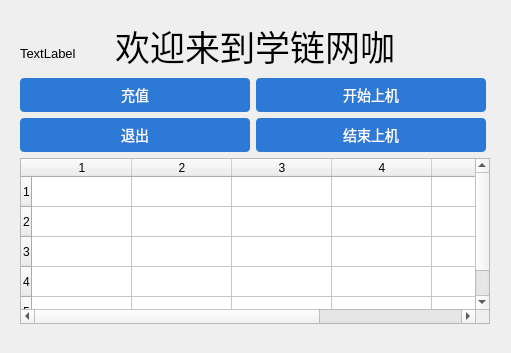
<?xml version="1.0" encoding="UTF-8"?>
<ui version="4.0">
 <class>UserWindow</class>
 <widget class="QWidget" name="UserWindow">
  <property name="geometry">
   <rect>
    <x>0</x>
    <y>0</y>
    <width>511</width>
    <height>353</height>
   </rect>
  </property>
  <property name="windowTitle">
   <string>Form</string>
  </property>
  <property name="styleSheet">
   <string notr="true">QPushButton {
    background-color: white;
    border: 1px solid #ddd;
    border-radius: 4px;
    padding: 6px 12px;
    font-size: 14px;
}
QPushButton:hover {
     /*  hover时浅色背景 */
	background-color: rgb(150, 255, 255);
    border-color: #2C7AD6;
}
QPushButton:pressed {
    background-color: #E8F4F8; /* 点击时更深色 */
}
/* 突出重要按钮（如“充值”） */
QPushButton {
    background-color: #2C7AD6;
    color: white;
    border: none;
}
</string>
  </property>
  <widget class="QLabel" name="balanceLabel">
   <property name="geometry">
    <rect>
     <x>20</x>
     <y>20</y>
     <width>151</width>
     <height>41</height>
    </rect>
   </property>
   <property name="font">
    <font>
     <pointsize>10</pointsize>
    </font>
   </property>
   <property name="text">
    <string>TextLabel</string>
   </property>
   <property name="alignment">
    <set>Qt::AlignmentFlag::AlignBottom|Qt::AlignmentFlag::AlignLeading|Qt::AlignmentFlag::AlignLeft</set>
   </property>
  </widget>
  <widget class="QWidget" name="layoutWidget">
   <property name="geometry">
    <rect>
     <x>20</x>
     <y>20</y>
     <width>470</width>
     <height>304</height>
    </rect>
   </property>
   <layout class="QVBoxLayout" name="verticalLayout_2">
    <item>
     <widget class="QLabel" name="label">
      <property name="font">
       <font>
        <pointsize>26</pointsize>
       </font>
      </property>
      <property name="text">
       <string>欢迎来到学链网咖</string>
      </property>
      <property name="alignment">
       <set>Qt::AlignmentFlag::AlignCenter</set>
      </property>
     </widget>
    </item>
    <item>
     <layout class="QVBoxLayout" name="verticalLayout">
      <item>
       <layout class="QFormLayout" name="formLayout">
        <item row="0" column="0">
         <widget class="QPushButton" name="rechargeButton">
          <property name="sizePolicy">
           <sizepolicy hsizetype="Expanding" vsizetype="Fixed">
            <horstretch>0</horstretch>
            <verstretch>0</verstretch>
           </sizepolicy>
          </property>
          <property name="minimumSize">
           <size>
            <width>230</width>
            <height>0</height>
           </size>
          </property>
          <property name="text">
           <string>充值</string>
          </property>
         </widget>
        </item>
        <item row="0" column="1">
         <widget class="QPushButton" name="startButton">
          <property name="sizePolicy">
           <sizepolicy hsizetype="Fixed" vsizetype="Fixed">
            <horstretch>0</horstretch>
            <verstretch>0</verstretch>
           </sizepolicy>
          </property>
          <property name="minimumSize">
           <size>
            <width>230</width>
            <height>0</height>
           </size>
          </property>
          <property name="text">
           <string>开始上机</string>
          </property>
         </widget>
        </item>
        <item row="1" column="0">
         <widget class="QPushButton" name="exitButton">
          <property name="sizePolicy">
           <sizepolicy hsizetype="Expanding" vsizetype="Fixed">
            <horstretch>0</horstretch>
            <verstretch>0</verstretch>
           </sizepolicy>
          </property>
          <property name="minimumSize">
           <size>
            <width>230</width>
            <height>0</height>
           </size>
          </property>
          <property name="text">
           <string>退出</string>
          </property>
         </widget>
        </item>
        <item row="1" column="1">
         <widget class="QPushButton" name="stopButton">
          <property name="sizePolicy">
           <sizepolicy hsizetype="Fixed" vsizetype="Fixed">
            <horstretch>0</horstretch>
            <verstretch>0</verstretch>
           </sizepolicy>
          </property>
          <property name="minimumSize">
           <size>
            <width>230</width>
            <height>0</height>
           </size>
          </property>
          <property name="text">
           <string>结束上机</string>
          </property>
         </widget>
        </item>
       </layout>
      </item>
      <item>
       <widget class="QTableWidget" name="machineStatusWidget">
        <property name="lineWidth">
         <number>5</number>
        </property>
        <property name="midLineWidth">
         <number>0</number>
        </property>
        <property name="rowCount">
         <number>5</number>
        </property>
        <property name="columnCount">
         <number>6</number>
        </property>
        <row/>
        <row/>
        <row/>
        <row/>
        <row/>
        <column/>
        <column/>
        <column/>
        <column/>
        <column/>
        <column/>
       </widget>
      </item>
     </layout>
    </item>
   </layout>
  </widget>
 </widget>
 <resources/>
 <connections/>
</ui>
